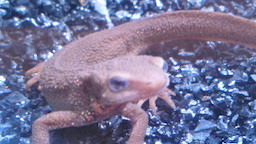
//> input picture computer_vision/learning-opencv-practical/image-process-100ask/Dataset/test/akahara_0009.jpg, 256 x 144 px
$ ./quantize ../../../../../learning-opencv-practical/image-process-100ask/Dataset/test/akahara_0009.jpg   (built with g++ and OpenCV 4)
//> lines starting //> are read from the running program, lines starting //| are printed output that depends on the picture
//> further down, image is the input picture: 144 rows x 256 cols, CV_8UC3; mean B, G, R 151.6, 116.6, 119.3
#include <opencv2/core/core.hpp>
#include <opencv2/imgproc/imgproc.hpp>
#include <opencv2/highgui/highgui.hpp>

#include <iostream>
#include <vector>
#include <map>

using namespace cv;
using namespace std;

template<typename T>T sqr(T x){return x*x;}

template<class T, int D> inline T vecSqrDist(const Vec<T, D> &v1, const Vec<T, D> &v2) {T s = 0; for (int i=0; i<D; i++) s += sqr(v1[i] - v2[i]); return s;} // out of range risk for T = byte, ...

const int n_default_colors[3] = {12, 12, 12};

int Quantize(cv::Mat& img3f, cv::Mat &color_q,
    double ratio = 0.95, const int n_colors[3] = n_default_colors);

/**
 * \brief: Quantize Color numbers in RGB Color Space
 *         Default: quantize the color number to 12 with each channel.
 *
 *
 * \param: img3f - src image, normalized to [0, 1]
 *         n_colors - color numbers (3 channels) after quantize
 *         ratio - significant colors' pixels percentage, default = 0.95
 *
 * \return: color_q - Finally quantized image
 *
*/
int Quantize(cv::Mat& img3f, cv::Mat &color_q, double ratio, const int n_colors[3])
{
//> called with ratio = 0.95
    CV_Assert(img3f.data != NULL);

    int rows = img3f.rows, cols = img3f.cols;
//> rows = 144; cols = 256
    int color_bins_quant[3] = {n_colors[0], n_colors[1], n_colors[2]};
//> color_bins_quant = [12, 12, 12]
    // color bins weights of channels
    int weights[3] = {n_colors[0] * n_colors[0], n_colors[0], 1};  // 12^2, 12, 1
//> weights = [144, 12, 1]

    cv::Mat idx1i = cv::Mat::zeros(img3f.size(), CV_32S);

    if (img3f.isContinuous() && idx1i.isContinuous()){
        cols *= rows;
//> cols = 36864
        rows = 1;
    }

    // First Step: reduce the color bins to fixed bins, 12
    // Build color pallet, get every quantized_color's number
    std::map<int, int> pallet;   // (quantized_color, num) pairs in pallet
    int color_val = 0;
    for (int y = 0; y < rows; y++)
    {
        const float* imgData = img3f.ptr<float>(y);
        int* idx = idx1i.ptr<int>(y);
        for (int x = 0; x < cols; x++, imgData += 3)
        {
            // color after quantized, eg: 256^3 -> 256 * 256 * 256
            color_val = (int)(imgData[0]*color_bins_quant[0])*weights[0] +
                     (int)(imgData[1]*color_bins_quant[1])*weights[1] +
                     (int)(imgData[2]*color_bins_quant[2]);
            pallet[color_val] ++;

            idx[x] = color_val;  // fill Mat: idx1i
        }
    }
//> this loop made 1 pass
//> color_val on pass 1: 1529
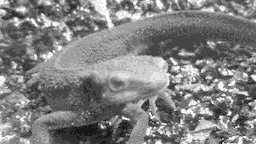
//> idx1i: 144 rows x 256 cols, CV_32SC1; min 144, max 1883, mean 1022.3; drawn with min black and max white
//> after the loop, color_val = 1529; pallet = 278 items
    std::cout << "color reduced first step: " << pallet.size() << std::endl;
//| color reduced first step: 278

    // Second Step: Reduce more by removing colors rarely appear
    // Find significant colors, this will cover 95% pixels in image
    int maxNum = 0;  // colors number left finally, 3 channles total: [10 - 256]
    {
        std::vector<std::pair<int, int>> num; // (num, color) pairs in num
        num.reserve(pallet.size());
        for (std::map<int, int>::iterator it = pallet.begin(); it != pallet.end(); it++)
            num.push_back(std::pair<int, int>(it->second, it->first)); // (color, num) pairs in pallet
//> after the loop, num = 278 pairs, first 12: [3, 144], [1, 156], [5, 288], [1, 289], [2, 300], [46, 301], [55, 302], [13, 313], [218, 314], [6, 432], [12, 444], [76, 445]
        std::sort(num.begin(), num.end(), std::greater<pair<int, int>>()); // sort with key
//> num = 278 pairs, first 12: [1757, 1244], [1585, 616], [1217, 773], [1076, 1087], [1000, 772], [946, 930], [916, 916], [907, 759], [843, 758], [836, 915], [835, 1401], [823, 1088]

        // remove the colors appear rarely
        maxNum = (int)num.size();
//> maxNum = 278
        int maxDropNum = cvRound(rows * cols * (1-ratio));
//> maxDropNum = 1843
        for (int crnt = num[maxNum-1].first; crnt < maxDropNum && maxNum > 1; maxNum--)
            crnt += num[maxNum - 2].first;
//> this loop made 159 passes
//> crnt on passes 1 to 3: 2, 3, 4
//> after the loop, maxNum = 119

        std::cout << "color reduced second step: " << maxNum << std::endl;
//| color reduced second step: 119

        maxNum = std::min(maxNum, 256); // To avoid very rarely case
        if (maxNum <= 10)
            maxNum = std::min(10, (int)num.size());

        pallet.clear();
//> pallet = 0 items
        // Beacuse "maxNum" is the total colors number left finally, and "num" has been sorted
        // "pallet" contains (color, color_index) pairs
        for (int i = 0; i < maxNum; i++)
            pallet[num[i].second] = num[i].second;
//> this loop made 119 passes
//> after the loop, pallet = 119 items

        // RGB color after quantized
        std::vector<cv::Vec3i> color3i(num.size());
        for (unsigned int i = 0; i < num.size(); i++)
        {
            color3i[i][0] = num[i].second / weights[0];
            color3i[i][1] = num[i].second % weights[0] / weights[1];
            color3i[i][2] = num[i].second % weights[1];
        }
//> after the loop, color3i = 278 items, first 12: [8, 7, 8], [4, 3, 4], [5, 4, 5], [7, 6, 7], [5, 4, 4], [6, 5, 6], [6, 4, 4], [5, 3, 3], [5, 3, 2], [6, 4, 3], [9, 8, 9], [7, 6, 8]

        // reassign the 5% pixels colors to its nearest color which left in histogram bins
        for (unsigned int i = maxNum; i < num.size(); i++)
        {
            int similar_idx = 0, similar_val = INT_MAX;
            // remained bins
            for (int j = 0; j < maxNum; j++)
            {
                int dist_ij = vecSqrDist<int, 3>(color3i[i], color3i[j]);
                if (dist_ij < similar_val)
                    similar_val = dist_ij, similar_idx = j;
            }
            pallet[num[i].second] = pallet[num[similar_idx].second];
        }
//> this loop made 159 passes
//> (similar_val, similar_idx) on passes 1 to 3: (1, 40), (1, 40), (1, 11)
//> after the loop, pallet = 278 items
    }

    // Finally quantized image
    color_q = cv::Mat::zeros(img3f.size(), CV_8UC3);
    for (int y = 0; y < rows; y++)
    {
        const float* imgData = img3f.ptr<float>(y);
        int* idx = idx1i.ptr<int>(y);
        cv::Vec3b* q = color_q.ptr<cv::Vec3b>(y);
        for (int x = 0; x < cols; x++, imgData += 3)
        {
            // quantized image, * 21.3 to make image color bright
            q[x][0] = (uchar)(pallet[idx[x]] / weights[0]*21.3);
            q[x][1] = (uchar)(pallet[idx[x]] % weights[0] / weights[1]*21.3);
            q[x][2] = (uchar)(pallet[idx[x]] % weights[1]*21.3);
        }
    }
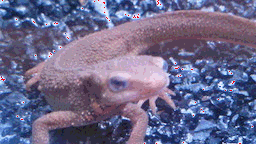
//> color_q: 144 rows x 256 cols, CV_8UC3; mean B, G, R 140.6, 105.4, 108.7

    return 0;
}


int main(int argc, char **argv)
{
    cv::Mat image = cv::imread(argv[1]);
    cv::Mat color_q;
    cv::Mat img3f;

    image.convertTo(img3f, CV_32FC3, 1.0/255);

    Quantize(img3f, color_q);

    cv::imshow("quant", color_q);
    cv::waitKey();

    return 0;
}

$ run again, on computer_vision/learning-opencv-practical/image-process-100ask/Dataset/test/akahara_0011.jpg
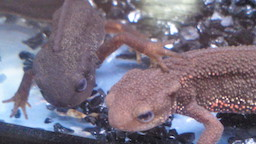
//> input picture computer_vision/learning-opencv-practical/image-process-100ask/Dataset/test/akahara_0011.jpg, 256 x 144 px
//> image is the input picture: 144 rows x 256 cols, CV_8UC3; mean B, G, R 128, 112.5, 121.6
//> color_bins_quant = [12, 12, 12]
//> weights = [144, 12, 1]
//> the loop in Quantize, `for (int y = 0; y < rows; y++)` made 1 pass
//> color_val on pass 1: 1713
//> after the loop in Quantize, `for (int y = 0; y < rows; y++)`:
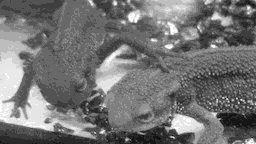
//> idx1i: 144 rows x 256 cols, CV_32SC1; min 0, max 1884, mean 858.6; drawn with min black and max white
//> after the loop in Quantize, `for (int y = 0; y < rows; y++)`: color_val = 1713; pallet = 250 items
//| color reduced first step: 250
//> after the loop in Quantize, `for (std::map<int, int>::iterator it = pallet.begin(); it != pallet.en..`: num = 250 pairs, first 12: [3, 0], [7, 144], [12, 145], [1, 156], [470, 157], [8, 158], [1, 169], [4, 288], [1, 300], [475, 301], [271, 302], [5, 303]
//> in Quantize, `std::sort(num.begin(), num.end(), std::greater<pair<int, int>>());`: num = 250 pairs, first 12: [2417, 773], [1714, 616], [1592, 786], [1454, 772], [1379, 629], [1250, 943], [1169, 615], [1108, 458], [1071, 628], [1068, 931], [952, 472], [932, 785]
//> in Quantize, `maxNum = (int)num.size();`: maxNum = 250
//> the loop in Quantize, `for (int crnt = num[maxNum-1].first; crnt < maxDropNum && maxNum > 1; ..` made 160 passes
//> crnt on passes 1 to 3: 2, 3, 4
//> after the loop in Quantize, `for (int crnt = num[maxNum-1].first; crnt < maxDropNum && maxNum > 1; ..`: maxNum = 90
//| color reduced second step: 90
//> in Quantize, `pallet.clear();`: pallet = 0 items
//> the loop in Quantize, `for (int i = 0; i < maxNum; i++)` made 90 passes
//> after the loop in Quantize, `for (int i = 0; i < maxNum; i++)`: pallet = 90 items
//> after the loop in Quantize, `for (unsigned int i = 0; i < num.size(); i++)`: color3i = 250 items, first 12: [5, 4, 5], [4, 3, 4], [5, 5, 6], [5, 4, 4], [4, 4, 5], [6, 6, 7], [4, 3, 3], [3, 2, 2], [4, 4, 4], [6, 5, 7], [3, 3, 4], [5, 5, 5]
//> the loop in Quantize, `for (unsigned int i = maxNum; i < num.size(); i++)` made 160 passes
//> (similar_val, similar_idx) on passes 1 to 3: (1, 77), (1, 25), (1, 26)
//> after the loop in Quantize, `for (unsigned int i = maxNum; i < num.size(); i++)`: pallet = 250 items
//> after the loop in Quantize, `for (int y = 0; y < rows; y++)`:
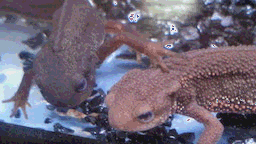
//> color_q: 144 rows x 256 cols, CV_8UC3; mean B, G, R 117.1, 101.3, 110.8

$ run again, on computer_vision/learning-opencv-practical/image-process-100ask/Dataset/test/madara_0009.jpg
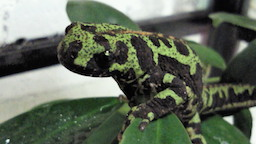
//> input picture computer_vision/learning-opencv-practical/image-process-100ask/Dataset/test/madara_0009.jpg, 256 x 144 px
//> image is the input picture: 144 rows x 256 cols, CV_8UC3; mean B, G, R 90.9, 106.3, 97.4
//> color_bins_quant = [12, 12, 12]
//> weights = [144, 12, 1]
//> the loop in Quantize, `for (int y = 0; y < rows; y++)` made 1 pass
//> color_val on pass 1: 1727
//> after the loop in Quantize, `for (int y = 0; y < rows; y++)`:
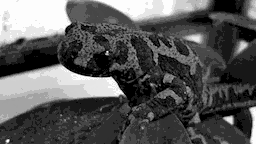
//> idx1i: 144 rows x 256 cols, CV_32SC1; min 0, max 1739, mean 604.1; drawn with min black and max white
//> after the loop in Quantize, `for (int y = 0; y < rows; y++)`: color_val = 1727; pallet = 167 items
//| color reduced first step: 167
//> after the loop in Quantize, `for (std::map<int, int>::iterator it = pallet.begin(); it != pallet.en..`: num = 167 pairs, first 12: [2861, 0], [83, 1], [88, 12], [246, 13], [1, 14], [17, 25], [2, 26], [2, 38], [1, 39], [134, 144], [83, 145], [22, 156]
//> in Quantize, `std::sort(num.begin(), num.end(), std::greater<pair<int, int>>());`: num = 167 pairs, first 12: [3507, 157], [3028, 314], [2861, 0], [2225, 326], [2055, 1727], [1212, 471], [1147, 169], [1134, 483], [1053, 1413], [1042, 1570], [1030, 338], [829, 327]
//> in Quantize, `maxNum = (int)num.size();`: maxNum = 167
//> the loop in Quantize, `for (int crnt = num[maxNum-1].first; crnt < maxDropNum && maxNum > 1; ..` made 104 passes
//> crnt on passes 1 to 8: 2, 3, 4, 5, 6, 7, 8, 9
//> after the loop in Quantize, `for (int crnt = num[maxNum-1].first; crnt < maxDropNum && maxNum > 1; ..`: maxNum = 63
//| color reduced second step: 63
//> in Quantize, `pallet.clear();`: pallet = 0 items
//> the loop in Quantize, `for (int i = 0; i < maxNum; i++)` made 63 passes
//> after the loop in Quantize, `for (int i = 0; i < maxNum; i++)`: pallet = 63 items
//> after the loop in Quantize, `for (unsigned int i = 0; i < num.size(); i++)`: color3i = 167 items, first 12: [1, 1, 1], [2, 2, 2], [0, 0, 0], [2, 3, 2], [11, 11, 11], [3, 3, 3], [1, 2, 1], [3, 4, 3], [9, 9, 9], [10, 10, 10], [2, 4, 2], [2, 3, 3]
//> the loop in Quantize, `for (unsigned int i = maxNum; i < num.size(); i++)` made 104 passes
//> (similar_val, similar_idx) on passes 1 to 8: (1, 2), (1, 19), (1, 6), (1, 3), (1, 43), (1, 52), (1, 25), (1, 24)
//> after the loop in Quantize, `for (unsigned int i = maxNum; i < num.size(); i++)`: pallet = 167 items
//> after the loop in Quantize, `for (int y = 0; y < rows; y++)`:
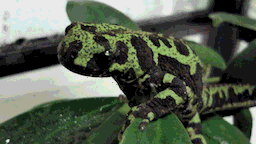
//> color_q: 144 rows x 256 cols, CV_8UC3; mean B, G, R 80.3, 95.6, 86.7

$ run again, on computer_vision/learning-opencv-practical/image-process-100ask/Dataset/test/madara_0010.jpg
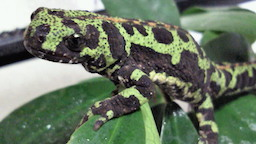
//> input picture computer_vision/learning-opencv-practical/image-process-100ask/Dataset/test/madara_0010.jpg, 256 x 144 px
//> image is the input picture: 144 rows x 256 cols, CV_8UC3; mean B, G, R 101, 120.6, 107.4
//> color_bins_quant = [12, 12, 12]
//> weights = [144, 12, 1]
//> the loop in Quantize, `for (int y = 0; y < rows; y++)` made 1 pass
//> color_val on pass 1: 797
//> after the loop in Quantize, `for (int y = 0; y < rows; y++)`:
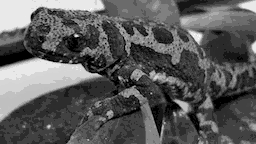
//> idx1i: 144 rows x 256 cols, CV_32SC1; min 0, max 1884, mean 680.8; drawn with min black and max white
//> after the loop in Quantize, `for (int y = 0; y < rows; y++)`: color_val = 797; pallet = 224 items
//| color reduced first step: 224
//> after the loop in Quantize, `for (std::map<int, int>::iterator it = pallet.begin(); it != pallet.en..`: num = 224 pairs, first 12: [994, 0], [65, 1], [123, 12], [128, 13], [1, 24], [11, 25], [2, 26], [65, 144], [118, 145], [53, 156], [1482, 157], [221, 158]
//> in Quantize, `std::sort(num.begin(), num.end(), std::greater<pair<int, int>>());`: num = 224 pairs, first 12: [2332, 314], [2098, 1727], [1611, 495], [1604, 471], [1602, 483], [1487, 338], [1482, 157], [1052, 326], [994, 0], [874, 1570], [754, 797], [675, 459]
//> in Quantize, `maxNum = (int)num.size();`: maxNum = 224
//> the loop in Quantize, `for (int crnt = num[maxNum-1].first; crnt < maxDropNum && maxNum > 1; ..` made 133 passes
//> crnt on passes 1 to 8: 2, 3, 4, 5, 6, 7, 8, 9
//> after the loop in Quantize, `for (int crnt = num[maxNum-1].first; crnt < maxDropNum && maxNum > 1; ..`: maxNum = 91
//| color reduced second step: 91
//> in Quantize, `pallet.clear();`: pallet = 0 items
//> the loop in Quantize, `for (int i = 0; i < maxNum; i++)` made 91 passes
//> after the loop in Quantize, `for (int i = 0; i < maxNum; i++)`: pallet = 91 items
//> after the loop in Quantize, `for (unsigned int i = 0; i < num.size(); i++)`: color3i = 224 items, first 12: [2, 2, 2], [11, 11, 11], [3, 5, 3], [3, 3, 3], [3, 4, 3], [2, 4, 2], [1, 1, 1], [2, 3, 2], [0, 0, 0], [10, 10, 10], [5, 6, 5], [3, 2, 3]
//> the loop in Quantize, `for (unsigned int i = maxNum; i < num.size(); i++)` made 133 passes
//> (similar_val, similar_idx) on passes 1 to 8: (1, 8), (1, 8), (1, 34), (1, 27), (1, 34), (1, 6), (1, 33), (1, 46)
//> after the loop in Quantize, `for (unsigned int i = maxNum; i < num.size(); i++)`: pallet = 224 items
//> after the loop in Quantize, `for (int y = 0; y < rows; y++)`:
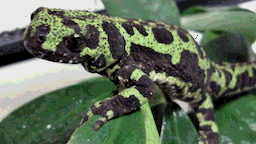
//> color_q: 144 rows x 256 cols, CV_8UC3; mean B, G, R 90.2, 109.8, 96.7
